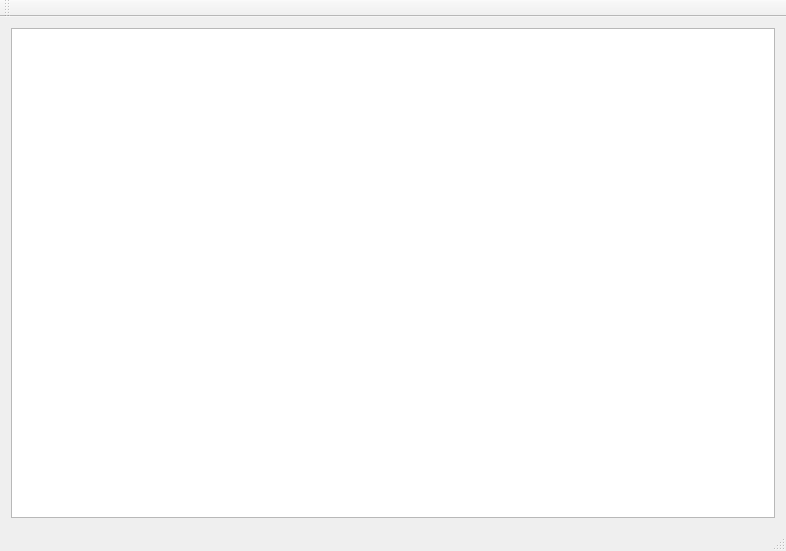
<?xml version="1.0" encoding="UTF-8"?>
<ui version="4.0">
 <class>MainWindow</class>
 <widget class="QMainWindow" name="MainWindow">
  <property name="geometry">
   <rect>
    <x>0</x>
    <y>0</y>
    <width>786</width>
    <height>551</height>
   </rect>
  </property>
  <property name="windowTitle">
   <string>MainWindow</string>
  </property>
  <widget class="QWidget" name="centralWidget">
   <layout class="QGridLayout" name="gridLayout">
    <item row="0" column="0">
     <widget class="QTextBrowser" name="textBrowser"/>
    </item>
   </layout>
  </widget>
  <widget class="QMenuBar" name="menuBar">
   <property name="geometry">
    <rect>
     <x>0</x>
     <y>0</y>
     <width>786</width>
     <height>26</height>
    </rect>
   </property>
  </widget>
  <widget class="QToolBar" name="mainToolBar">
   <attribute name="toolBarArea">
    <enum>TopToolBarArea</enum>
   </attribute>
   <attribute name="toolBarBreak">
    <bool>false</bool>
   </attribute>
  </widget>
  <widget class="QStatusBar" name="statusBar"/>
 </widget>
 <layoutdefault spacing="6" margin="11"/>
 <resources/>
 <connections/>
</ui>
